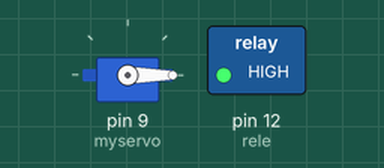
Simulated run of this sketch. Board: Arduino Uno, built with avr-gcc and run on an emulated ATmega328P. Shown: servo, switched loads named in the sketch (green lamp = pin HIGH).

Above: at 0.05 s.
At 3.95 s:
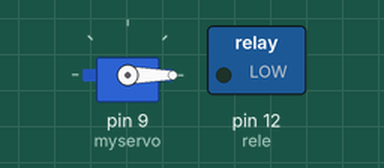
At 5.95 s:
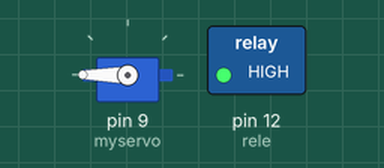
At 7.95 s:
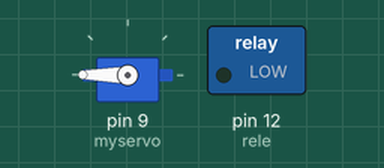
Timing chart, 0 to 10.4 s (numbered marks = the images above):
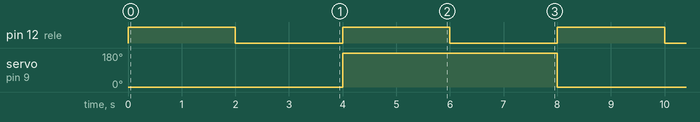

The sketch:

Servo_Rele_Robo.ino
```cpp
#include <Servo.h>
Servo myservo;
int rele = 12;

void setup()
{
myservo.attach(9);
pinMode(rele,OUTPUT);
}

void loop()
{
 myservo.write(0);
 digitalWrite(rele, HIGH);
 delay(2000);
 digitalWrite(rele, LOW);
 delay(2000);
 myservo.write(180);
 digitalWrite(rele, HIGH);
 delay(2000);
 digitalWrite(rele,LOW);
 delay(2000);
}
```

Measured:
- by itself, pin 12 (rele): alternates HIGH for 2.0 s and LOW for 2.0 s
- by itself, servo on pin 9 (myservo): alternates 180° for 4.0 s and 0° for 4.0 s
